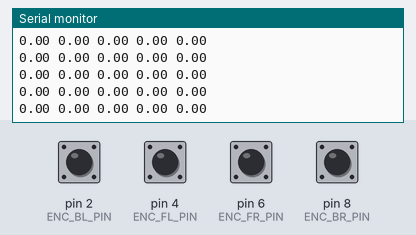
Bench run of a sketch on a simulated Arduino Uno, built with avr-gcc and run on an emulated ATmega328P. Shown: the last lines printed to the serial monitor. Inputs (shaded band) come from the test bench; at power-on: pin 2 (ENC_BL_PIN), pin 4 (ENC_FL_PIN), pin 6 (ENC_FR_PIN), pin 8 (ENC_BR_PIN) HIGH.

Above: at 1.2 s.
1.3 s: pin 2 (ENC_BL_PIN) pulled LOW for 0.15 s
At 1.37 s:
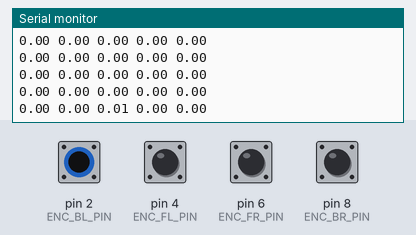
2.9 s: pin 4 (ENC_FL_PIN) pulled LOW for 0.15 s
At 2.93 s:
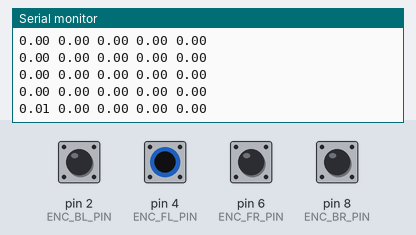
4.5 s: pin 6 (ENC_FR_PIN) pulled LOW for 0.15 s
At 4.7 s:
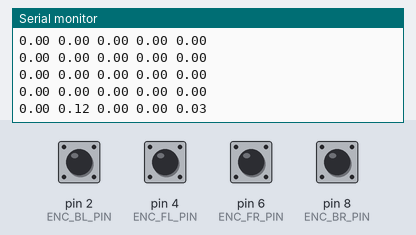
7.6 s: pin 8 (ENC_BR_PIN) pulled LOW for 0.15 s
At 7.77 s:
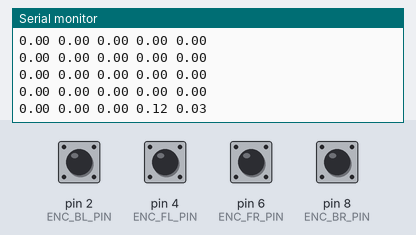
9.2 s: pin 2 (ENC_BL_PIN) pulled LOW for 1 s
At 10.22 s:
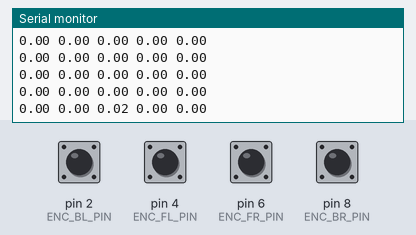
11.7 s: pin 4 (ENC_FL_PIN) pulled LOW for 1 s
At 12.72 s:
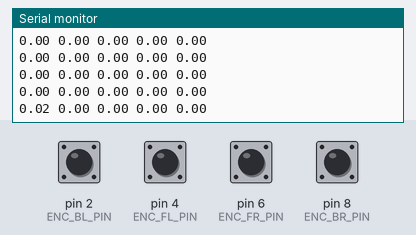
Timing chart, 0 to 14.7 s (numbered marks = the images above; inputs shaded):
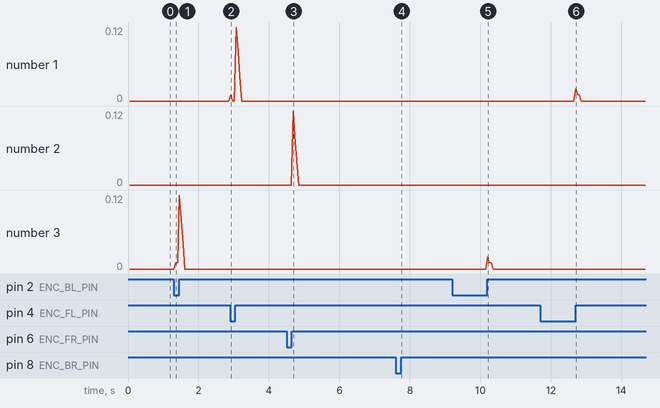

Measured:
- after the input at 1.3 s, the serial monitor: prints a new line after 0.05 s (image 1)
- after the input at 2.9 s, the serial monitor: prints a new line at once (image 2)
- after the input at 4.5 s, the serial monitor: prints a new line after 0.19 s (image 3)
- after the input at 7.6 s, the serial monitor: prints a new line after 0.16 s (image 4)
- after the input at 9.2 s, the serial monitor: prints a new line after 1.0 s (image 5)
- after the input at 11.7 s, the serial monitor: prints a new line after 1.0 s (image 6)

The sketch:

Encoder_count_vel.ino
```cpp
/* ---------------------------------------------------------------------------
# Licensing Information: You are free to use or extend these projects for
# education or reserach purposes provided that (1) you retain this notice
# and (2) you provide clear attribution to UC Berkeley, including a link
# to http://barc-project.com
#
# Attibution Information: The barc project ROS code-base was developed
# at UC Berkeley in the Model Predictive Control (MPC) lab by Jon Gonzales
# (jon.gonzales@berkeley.edu)  Development of the web-server app Dator was
# based on an open source project by Bruce Wootton, with contributions from
# Kiet Lam (kiet.lam@berkeley.edu). The RC Input code was based on sample code
# from http://rcarduino.blogspot.com/2012/04/how-to-read-multiple-rc-channels-draft.html
# --------------------------------------------------------------------------- */

//include libraries
//#include <ros.h>
//#include <barc/Encoder.h>
//#include <barc/ECU.h>
#include <Servo.h>
#include <EnableInterrupt.h>

/**************************************************************************
CAR CLASS DEFINITION (would like to refactor into car.cpp and car.h but can't figure out arduino build process so far)
**************************************************************************/
typedef union {
  float floatingPoint;
  byte binary[4];
} binaryFloat;

class Car {
  public:
    void initEncoders();
    void initRCInput();
    void initActuators();
    void armActuators();
    //void writeToActuators(const barc::ECU& ecu);
    // Used for copying variables shared with interrupts to avoid read/write
    // conflicts later
    void readAndCopyInputs();
    // Getters
    uint16_t getRCThrottle();
    uint16_t getRCSteering();
    int getEncoderFL();
    int getEncoderFR();
    int getEncoderBL();
    int getEncoderBR();
    float getVelEstFL();
    float getVelEstFR();
    float getVelEstBL();
    float getVelEstBR();
    float getAvgVel();
    String getVelString();
    float getFLtime();
    float getBLtime();


    // Interrupt service routines
    void incFR();
    void incFL();
    void incBR();
    void incBL();
    void calcThrottle();
    void calcSteering();
    void calcVelocityEstimate();
    void calcVelSmoothed();
    void killMotor();

  private:
    // Pin assignments
    const int ENC_FL_PIN = 4;
    const int ENC_FR_PIN = 6;
    const int ENC_BL_PIN = 2;
    const int ENC_BR_PIN = 8;
    const int THROTTLE_PIN = 7;
    const int STEERING_PIN = 8;
    const int MOTOR_PIN = 10;
    const int SERVO_PIN= 9;

    // Car properties
    // unclear what this is for
    const int noAction = 0;

    // Motor limits
    // TODO  fix limits?
    const int MOTOR_MAX = 2000;
    const int MOTOR_MIN = 800;
    const int MOTOR_NEUTRAL = 1500;
    const int THETA_CENTER = 1500;
    const int THETA_MAX = 1900;
    const int THETA_MIN = 1100;

    // Interfaces to motor and steering actuators
    Servo motor;
    Servo steering;

    // Utility variables to handle RC and encoder inputs
    volatile uint8_t updateFlagsShared;
    uint8_t updateFlags;
    const int THROTTLE_FLAG = 1;
    const int STEERING_FLAG = 2;
    const int FL_FLAG = 3;
    const int FR_FLAG = 4;
    const int BL_FLAG = 5;
    const int BR_FLAG = 6;

    // RC joystick control variables
    uint32_t throttleStart;
    uint32_t steeringStart;
    volatile uint16_t throttleInShared;
    volatile uint16_t steeringInShared;
    uint16_t throttleIn = 1500;
    uint16_t steeringIn = 1500;

    // motor / servo neutral state (milliseconds)
    float throttle_neutral_ms = 1500.0;
    float servo_neutral_ms = 1500.0;

    // Number of encoder counts on tires
    // count tick on {FL, FR, BL, BR}
    // F = front, B = back, L = left, R = right
    volatile int FL_count_shared = 0;
    volatile int FR_count_shared = 0;
    volatile int BL_count_shared = 0;
    volatile int BR_count_shared = 0;
    int FL_count = 0;
    int FR_count = 0;
    int BL_count = 0;
    int BR_count = 0;
    int FL_count_old = 0;
    int FR_count_old = 0;
    int BL_count_old = 0;
    int BR_count_old = 0;
    int i=0;
    float vel_FL = 0;
    float vel_FR = 0;
    float vel_BL = 0;
    float vel_BR = 0;
    float avg_vel=0;
    float step2_weight=1;
    float step1_weight=2;
    float current_weight=3;
    String vel_string="0.00 0.00 0.00 0.00 0.00";
    float wheelvels_2steps[5] = {0.0, 0.0, 0.0, 0.0, 0.0};
    float wheelvels_1step[5] = {0.0, 0.0, 0.0, 0.0, 0.0};
    float wheelvels_current[5] = {0.0, 0.0, 0.0, 0.0, 0.0};
    float smoothed_vels[5] = {0.0, 0.0, 0.0, 0.0, 0.0};


    // Timing parameters
    // F = front, B = back, L = left, R = right
    volatile unsigned long FL_new_time = 0;
    volatile unsigned long FR_new_time = 0;
    volatile unsigned long BL_new_time = 0;
    volatile unsigned long BR_new_time = 0;
    volatile unsigned long FL_old_time = 0;
    volatile unsigned long FR_old_time = 0;
    volatile unsigned long BL_old_time = 0;
    volatile unsigned long BR_old_time = 0;
    unsigned long FL_DeltaTime = 0;
    unsigned long FR_DeltaTime = 0;
    unsigned long BL_DeltaTime = 0;
    unsigned long BR_DeltaTime = 0;

    // Utility functions
    uint16_t microseconds2PWM(uint16_t microseconds);
    float saturateMotor(float x);
    float saturateServo(float x);
};

// Boolean keeping track of whether the Arduino has received a signal from the ECU recently
int received_ecu_signal = 0;
float pi                = 3.141593;
float R                 = 0.0335;        // radius of the wheel

// Initialize an instance of the Car class as car
Car car;

// Callback Functions
// These are really sad solutions to the fact that using class member functions
// as callbacks is complicated in C++ and I haven't figured it out. If you can
// figure it out, please atone for my sins.
/*
void ecuCallback(const barc::ECU& ecu) {
  car.writeToActuators(ecu);
  received_ecu_signal = 1;
}
*/
void incFLCallback() {
  car.incFL();
}
void incFRCallback() {
  car.incFR();
}
void incBLCallback() {
  car.incBL();
}
void incBRCallback() {
  car.incBR();
}
void calcSteeringCallback() {
  car.calcSteering();
}
void calcThrottleCallback() {
  car.calcThrottle();
}

// Variables for time step
volatile unsigned long dt;
volatile unsigned long t0;
volatile unsigned long ecu_t0;

// Global message variables
// Encoder, RC Inputs, Electronic Control Unit, Ultrasound
/*
barc::ECU ecu;
barc::ECU rc_inputs;
barc::Encoder encoder;
barc::Encoder vel_est;

ros::NodeHandle nh;

ros::Publisher pub_encoder("encoder", &encoder);
ros::Publisher pub_vel_est("vel_est", &vel_est);
ros::Publisher pub_rc_inputs("rc_inputs", &rc_inputs);
ros::Subscriber<barc::ECU> sub_ecu("ecu_pwm", ecuCallback);
*/
/**************************************************************************
ARDUINO INITIALIZATION
**************************************************************************/
void setup()
{
  Serial.begin(9600);
  // Set up encoders, rc input, and actuators
  car.initEncoders();
  //car.initRCInput();
  //.initActuators();

  // Start ROS node
  //nh.initNode();

  // Publish and subscribe to topics
  //nh.advertise(pub_encoder);
  //nh.advertise(pub_rc_inputs);
  //nh.advertise(pub_vel_est);
  //nh.subscribe(sub_ecu);

  // Arming ESC, 1 sec delay for arming and ROS
  //car.armActuators();
  t0 = millis();
  //ecu_t0 = millis();

}


/**************************************************************************
ARDUINO MAIN lOOP
**************************************************************************/
void loop() {
  // compute time elapsed (in ms)
  dt = millis() - t0;

  // kill the motor if there is no ECU signal within the last 1s
  /*
  if( (millis() - ecu_t0) >= 1000){
    if(!received_ecu_signal){
        car.killMotor();
    } else{
        received_ecu_signal = 0;
    }
    ecu_t0 = millis();
  }
  */

  if (dt > 50) {
    car.readAndCopyInputs();

    // publish velocity estimate
    //also calculates average velocity
    //and concatenates velocity values into a string to be separated on the jetson
    car.calcVelocityEstimate();
    car.calcVelSmoothed();

    Serial.println(car.getVelString());
//    Serial.println(car.getFLtime()/1000000.0);
//    Serial.println(car.getBLtime()/1000000.0);
    //Serial.println(car.getVelEstFL(),4);


    /*
    Serial.println(car.getVelEstFR());
    Serial.print(" ");

    Serial.println(car.getVelEstBL());
    Serial.print(" ");

    Serial.println(car.getVelEstBR());
    Serial.print("\n");

    Serial.println(car.getAvgVel());
    Serial.print("\n");
    */


    /*
    vel_est.FL  = car.getVelEstFL();
    vel_est.FR  = car.getVelEstFR();
    vel_est.BL  = car.getVelEstBL();
    vel_est.BR  = car.getVelEstBR();
    pub_vel_est.publish(&vel_est);

    // publish encoder ticks
    encoder.FL = car.getEncoderFL();
    encoder.FR = car.getEncoderFR();
    encoder.BL = car.getEncoderBL();
    encoder.BR = car.getEncoderBR();
    pub_encoder.publish(&encoder);

    rc_inputs.motor = car.getRCThrottle();
    rc_inputs.servo = car.getRCSteering();
    pub_rc_inputs.publish(&rc_inputs);
*/
    t0 = millis();
    delay(25);
  }

  //nh.spinOnce();
}

/**************************************************************************
CAR CLASS IMPLEMENTATION
**************************************************************************/
float Car::saturateMotor(float x) {
  if (x > MOTOR_MAX) { x = MOTOR_MAX; }
  if (x < MOTOR_MIN) { x = MOTOR_MIN; }
  return x;
}

float Car::saturateServo(float x) {
  if (x > THETA_MAX) { x = THETA_MAX; }
  if (x < THETA_MIN) { x = THETA_MIN; }
  return x;
}

void Car::initEncoders() {
  pinMode(ENC_FR_PIN, INPUT_PULLUP);
  pinMode(ENC_FL_PIN, INPUT_PULLUP);
  pinMode(ENC_BR_PIN, INPUT_PULLUP);
  pinMode(ENC_BL_PIN, INPUT_PULLUP);
  enableInterrupt(ENC_FR_PIN, incFRCallback, CHANGE);
  enableInterrupt(ENC_FL_PIN, incFLCallback, CHANGE);
  enableInterrupt(ENC_BR_PIN, incBRCallback, CHANGE);
  enableInterrupt(ENC_BL_PIN, incBLCallback, CHANGE);
}

void Car::initRCInput() {
  pinMode(THROTTLE_PIN, INPUT_PULLUP);
  pinMode(STEERING_PIN, INPUT_PULLUP);
  enableInterrupt(THROTTLE_PIN, calcThrottleCallback, CHANGE);
  enableInterrupt(STEERING_PIN, calcSteeringCallback, CHANGE);
}

void Car::initActuators() {
  motor.attach(MOTOR_PIN);
  steering.attach(SERVO_PIN);
}

void Car::armActuators() {
  motor.writeMicroseconds( (uint16_t) throttle_neutral_ms );
  steering.writeMicroseconds( (uint16_t) servo_neutral_ms );
  delay(1000);
}
/*
void Car::writeToActuators(const barc::ECU& ecu) {
  motor.writeMicroseconds( (uint16_t) saturateMotor( ecu.motor ) );
  steering.writeMicroseconds( (uint16_t) saturateServo( ecu.servo ) );
}
*/

uint16_t Car::microseconds2PWM(uint16_t microseconds) {
  // Scales RC pulses from 1000 - 2000 microseconds to 0 - 180 PWM angles
  // Mapping from microseconds to pwm angle
  // 0 deg -> 1000 us , 90 deg -> 1500 us , 180 deg -> 2000 us
  // ref: camelsoftware.com/2015/12/25/reading-pwm-signals-from-an-rc-receiver-with-arduino

  // saturate signal
  if(microseconds > 2000 ){ microseconds = 2000; }
  if(microseconds < 1000 ){ microseconds = 1000; }

  // map signal from microseconds to pwm angle
  uint16_t pwm = (microseconds - 1000.0)/1000.0*180;
  return static_cast<uint8_t>(pwm);
}

void Car::calcThrottle() {
  if(digitalRead(THROTTLE_PIN) == HIGH) {
    // rising edge of the signal pulse, start timing
    throttleStart = micros();
  } else {
    // falling edge, calculate duration of throttle pulse
    throttleInShared = (uint16_t)(micros() - throttleStart);
    // set the throttle flag to indicate that a new signal has been received
    updateFlagsShared |= THROTTLE_FLAG;
  }
}

void Car::calcSteering() {
  if(digitalRead(STEERING_PIN) == HIGH) {
    steeringStart = micros();
  } else {
    steeringInShared = (uint16_t)(micros() - steeringStart);
    updateFlagsShared |= STEERING_FLAG;
  }
}

void Car::killMotor(){
  motor.writeMicroseconds( (uint16_t) throttle_neutral_ms );
  steering.writeMicroseconds( (uint16_t) servo_neutral_ms );
}

void Car::incFL() {
  FL_count_shared++;
  FL_old_time = FL_new_time;
  FL_new_time = micros();
  updateFlagsShared |= FL_FLAG;
}

void Car::incFR() {
  FR_count_shared++;
  FR_old_time = FR_new_time;
  FR_new_time = micros();
  updateFlagsShared |= FR_FLAG;
}

void Car::incBL() {
  BL_count_shared++;
  BL_old_time = BL_new_time;
  BL_new_time = micros();
  updateFlagsShared |= BL_FLAG;
}

void Car::incBR() {
  BR_count_shared++;
  BR_old_time = BR_new_time;
  BR_new_time = micros();
  updateFlagsShared |= BR_FLAG;
}

void Car::readAndCopyInputs() {
  // check shared update flags to see if any channels have a new signal
  if (updateFlagsShared) {
    // Turn off interrupts, make local copies of variables set by interrupts,
    // then turn interrupts back on. Without doing this, an interrupt could
    // update a shared multibyte variable while the loop is in the middle of
    // reading it
    noInterrupts();
    // make local copies
    updateFlags = updateFlagsShared;
    if(updateFlags & THROTTLE_FLAG) {
      throttleIn = throttleInShared;
    }
    if(updateFlags & STEERING_FLAG) {
      steeringIn = steeringInShared;
    }
    if(updateFlags & FL_FLAG) {
      FL_count = FL_count_shared;
      FL_DeltaTime = FL_new_time - FL_old_time;
    }
    if(updateFlags & FR_FLAG) {
      FR_count = FR_count_shared;
      FR_DeltaTime = FR_new_time - FR_old_time;
    }
    if(updateFlags & BL_FLAG) {
      BL_count = BL_count_shared;
      BL_DeltaTime = BL_new_time - BL_old_time;
    }
    if(updateFlags & BR_FLAG) {
      BR_count = BR_count_shared;
      BR_DeltaTime = BR_new_time - BR_old_time;
    }
    // clear shared update flags and turn interrupts back on
    updateFlagsShared = 0;
    interrupts();
  }
}

uint16_t Car::getRCThrottle() {
  return throttleIn;
}
uint16_t Car::getRCSteering() {
  return steeringIn;
}

int Car::getEncoderFL() {
  return FL_count;
}
int Car::getEncoderFR() {
  return FR_count;
}
int Car::getEncoderBL() {
  return BL_count;
}
int Car::getEncoderBR() {
  return BR_count;
}
float Car::getVelEstFL() {
  return vel_FL;
}
float Car::getVelEstFR() {
  return vel_FR;
}
float Car::getVelEstBL() {
  return vel_BL;
}
float Car::getVelEstBR() {
  return vel_BR;
}
float Car::getAvgVel() {
  return avg_vel;
}
String Car::getVelString() {
  return vel_string;
}

float Car::getFLtime() {
  return FL_DeltaTime;
//  return FL_old_time;
  //return FL_new_time;
}

float Car::getBLtime() {
  return BL_DeltaTime;
//  return FL_new_time;
}

void Car::calcVelSmoothed() {

      //check to make sure this works properly
smoothed_vels[0] = (wheelvels_2steps[0]*step2_weight+wheelvels_1step[0]*step1_weight+wheelvels_current[0]*current_weight)/6;
smoothed_vels[1] = (wheelvels_2steps[1]*step2_weight+wheelvels_1step[1]*step1_weight+wheelvels_current[1]*current_weight)/6;
smoothed_vels[2] = (wheelvels_2steps[2]*step2_weight+wheelvels_1step[2]*step1_weight+wheelvels_current[2]*current_weight)/6;
smoothed_vels[3] = (wheelvels_2steps[3]*step2_weight+wheelvels_1step[3]*step1_weight+wheelvels_current[3]*current_weight)/6;
smoothed_vels[4] = (wheelvels_2steps[4]*step2_weight+wheelvels_1step[4]*step1_weight+wheelvels_current[4]*current_weight)/6;

vel_string = String(String(smoothed_vels[0])+" "+String(smoothed_vels[1])+" "+String(smoothed_vels[2])+" "+String(smoothed_vels[3])+" "+String(smoothed_vels[4]));

}

void Car::calcVelocityEstimate() {

    // vel = distance / time
    // distance = 2*pi*R/6 since there are 8 partitions
    if(FL_count_old != FL_count){
        vel_FL = 2*pi*R/(6*(FL_DeltaTime/1000000.0));}
    else{ vel_FL = 0.0; }

    if(FR_count_old != FR_count){
        vel_FR = 2*pi*R/(6*(FR_DeltaTime/1000000.0));    }
    else{ vel_FR = 0.0; }

    if(BL_count_old != BL_count){
        vel_BL = 2*pi*R/(6*(BL_DeltaTime/1000000.0));}
    else{ vel_BL = 0.0; }

    if(BR_count_old != BR_count){
        vel_BR = 2*pi*R/(6*(BR_DeltaTime/1000000.0));    }
    else{ vel_BR = 0.0; }

    avg_vel=(vel_FL+vel_FR+vel_BL+vel_BR)/4;

  //check to make sure this works properly
  for (i=0;i<5;i++){
    wheelvels_2steps[i] = wheelvels_1step[i];
    wheelvels_1step[i] = wheelvels_current[i];
        switch (i) {
      case 0:
        wheelvels_current[i]=vel_FL;
        break;
      case 1:
        wheelvels_current[i]=vel_FR;
        break;
      case 2:
        wheelvels_current[i]=vel_BL;
        break;
      case 3:
        wheelvels_current[i]=vel_BR;
        break;
      case 4:
        wheelvels_current[i]=avg_vel;
        break;
      default:

        break;
      }
  }

    // update history
    FL_count_old = FL_count;
    FR_count_old = FR_count;
    BL_count_old = BL_count;
    BR_count_old = BR_count;
}
```
